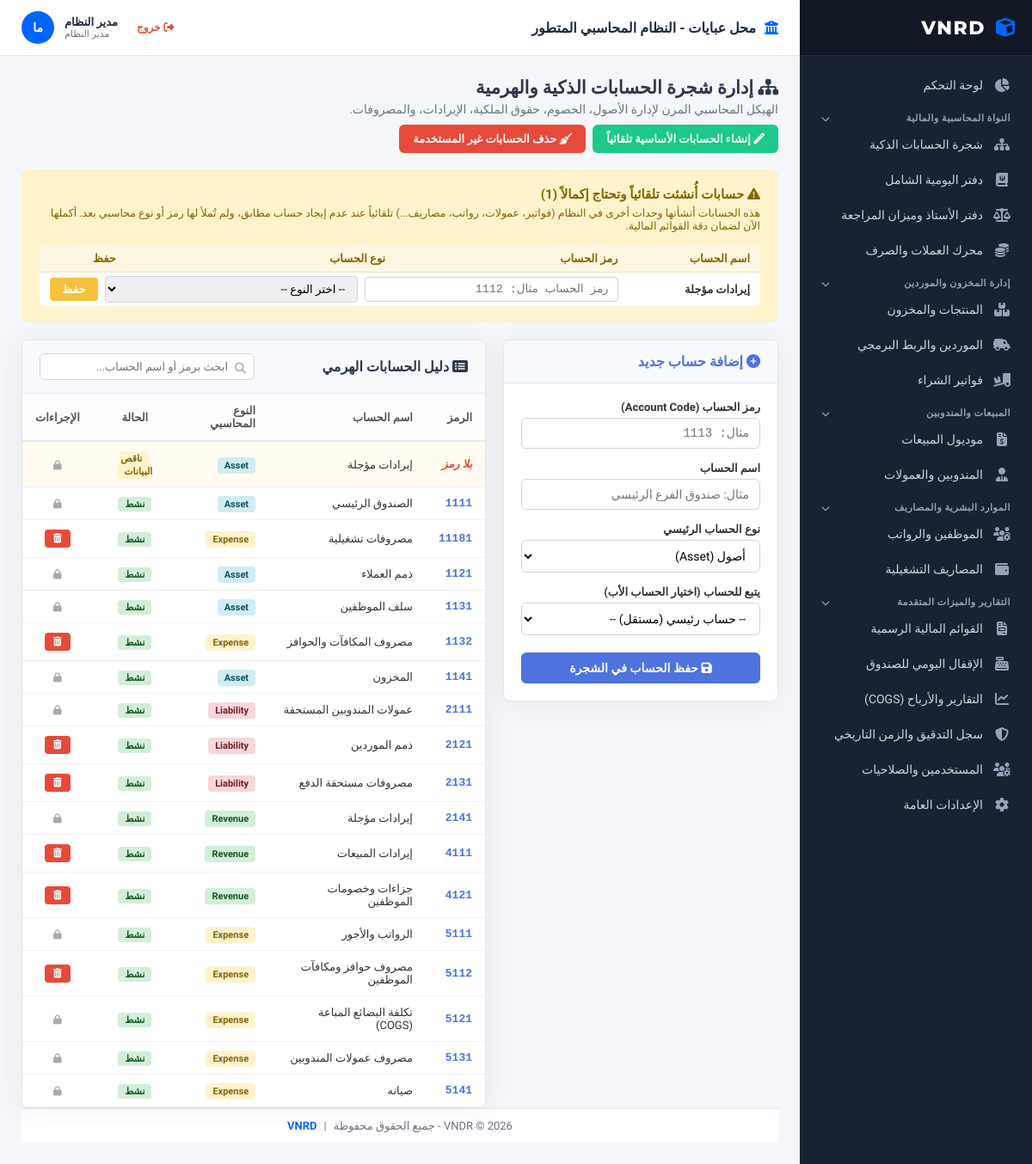
The app's page /accounts.php (signed in) with its own data.
### tables this page shows
CREATE TABLE `accounts` (
  `id` int(11) NOT NULL,
  `account_code` varchar(50) NOT NULL,
  `account_name` varchar(150) NOT NULL,
  `account_type` enum('Asset','Liability','Equity','Revenue','Expense') NOT NULL,
  `parent_id` int(11) DEFAULT NULL,
  `is_active` tinyint(1) DEFAULT 1,
  `created_at` timestamp NOT NULL DEFAULT current_timestamp()
);

### accounts.php (the view, shortened to what this page needs)
<?php
include 'header.php';
$msg = "";
try {
    $all_accounts = $conn->query("SELECT * FROM accounts ORDER BY account_code ASC")->fetchAll(PDO::FETCH_ASSOC);
} catch (PDOException $e) {
    $all_accounts = [];
    $msg .= "<div style='background: #f8d7da; color: #721c24; padding: 12px 15px; border-radius: 6px; margin-bottom: 20px; border: 1px solid #f5c6cb;'><i class='fas fa-exclamation-triangle'></i> تعذّر جلب دليل الحسابات: " . htmlspecialchars($e->getMessage()) . "</div>";
}
$incomplete_accounts = array_filter($all_accounts, function($acc) {
    return empty($acc['account_code']) || empty($acc['account_type']);
});
$usage_counts = [];
try {
    $stmt_usage = $conn->query("SELECT account_id, COUNT(*) AS cnt FROM journal_entries WHERE account_id IS NOT NULL GROUP BY account_id");
    foreach ($stmt_usage->fetchAll(PDO::FETCH_ASSOC) as $row) { $usage_counts[$row['account_id']] = intval($row['cnt']); }
} catch (Exception $e) {  }
$children_counts = [];
?>
<div style="display: flex; justify-content: space-between; align-items: center; margin-bottom: 20px; flex-wrap: wrap; gap: 10px;">
    <div>
        <h2 style="color: #2e384d; margin-bottom: 5px;"><i class="fas fa-sitemap"></i> إدارة شجرة الحسابات الذكية والهرمية</h2>
        <p style="color: #6c757d; margin: 0; font-size: 14px;">الهيكل المحاسبي المرن لإدارة الأصول، الخصوم، حقوق الملكية، الإيرادات، والمصروفات.</p>
    </div>
    <div style="display: flex; gap: 8px;">
        <form method="POST" onsubmit="return confirm('سيتم إنشاء أي حساب أساسي مفقود وإكمال أي حساب ناقص البيانات تلقائياً. متابعة؟');">
            <button type="submit" style="background: #1cc88a; color: white; border: none; padding: 9px 16px; border-radius: 6px; cursor: pointer; font-weight: bold; font-size: 13px;">
                <i class="fas fa-magic"></i> إنشاء الحسابات الأساسية تلقائياً
            </button>
        </form>
        <form method="POST" onsubmit="return confirm('سيتم حذف كل الحسابات غير المستخدمة في أي قيد محاسبي وغير الأب لأي حساب فرعي. هذا الإجراء لا يمكن التراجع عنه. متابعة؟');">
            <button type="submit" style="background: #e74a3b; color: white; border: none; padding: 9px 16px; border-radius: 6px; cursor: pointer; font-weight: bold; font-size: 13px;">
                <i class="fas fa-broom"></i> حذف الحسابات غير المستخدمة
            </button>
        </form>
    </div>
</div>
<?php if (count($incomplete_accounts) > 0): ?>
<div style="background: #fff3cd; border: 1px solid #ffeeba; border-radius: 8px; padding: 18px 20px; margin-bottom: 20px;">
    <h3 style="margin: 0 0 5px 0; color: #856404; font-size: 15px;"><i class="fas fa-exclamation-triangle"></i> حسابات أُنشئت تلقائياً وتحتاج إكمالاً (<?php echo count($incomplete_accounts); ?>)</h3>
    <p style="margin: 0 0 15px 0; color: #856404; font-size: 12.5px;">
        هذه الحسابات أنشأتها وحدات أخرى في النظام (فواتير، عمولات، رواتب، مصاريف...) تلقائياً عند عدم إيجاد حساب مطابق، ولم تُملأ لها رمز أو نوع محاسبي بعد. أكملها الآن لضمان دقة القوائم المالية.
    </p>
    <div style="overflow-x: auto;">
        <table style="width: 100%; border-collapse: collapse; font-size: 13px; text-align: right; background: #fff; border-radius: 6px; overflow: hidden;">
            <thead>
                <tr style="background: #fdf6e3; color: #856404;">
                    <th style="padding: 8px 12px;">اسم الحساب</th>
                    <th style="padding: 8px 12px;">رمز الحساب</th>
                    <th style="padding: 8px 12px;">نوع الحساب</th>
                    <th style="padding: 8px 12px; text-align: center;">حفظ</th>
                </tr>
            </thead>
            <tbody>
                <?php foreach ($incomplete_accounts as $acc): ?>
                    <tr style="border-top: 1px solid #f1e5c0;">
                        <td style="padding: 8px 12px; font-weight: bold;"><?php echo htmlspecialchars($acc['account_name']); ?></td>
                        <td style="padding: 4px 12px;" colspan="3">
                            <form method="POST" style="display: flex; gap: 8px; align-items: center;">
                                <input type="text" name="account_code" required placeholder="رمز الحساب مثال: 1112" style="flex: 1; padding: 6px 10px; border: 1px solid #d1d3e2; border-radius: 4px; font-family: monospace;">
                                <select name="account_type" required style="flex: 1; padding: 6px 10px; border: 1px solid #d1d3e2; border-radius: 4px;">
                                    <option value="">-- اختر النوع --</option>
                                </select>
                                <button type="submit" style="background: #f6c23e; color: white; border: none; padding: 6px 14px; border-radius: 4px; cursor: pointer; font-weight: bold; white-space: nowrap;">حفظ</button>
                            </form>
                        </td>
                    </tr>
                <?php endforeach; ?>
            </tbody>
        </table>
    </div>
</div>
<?php endif; ?>
<div style="display: flex; gap: 20px; flex-wrap: wrap; align-items: flex-start;">
    <div style="background: #fff; border: 1px solid #e3e6f0; border-radius: 8px; overflow: hidden; box-shadow: 0 0.15rem 1.75rem 0 rgba(58, 59, 69, 0.08); flex: 1; min-width: 320px;">
        <div style="background: #f8f9fc; padding: 15px 20px; border-bottom: 1px solid #e3e6f0;">
            <h3 style="margin: 0; color: #4e73df; font-size: 16px;"><i class="fas fa-plus-circle"></i> إضافة حساب جديد</h3>
        </div>
        <div style="padding: 20px;">
            <form method="POST" action="">
                <div style="margin-bottom: 15px;">
                    <label style="display: block; margin-bottom: 5px; font-weight: bold; font-size: 13px; color: #333;">رمز الحساب (Account Code)</label>
                    <input type="text" name="account_code" required style="width: 100%; padding: 9px 12px; border: 1px solid #d1d3e2; border-radius: 6px; font-family: monospace; font-size: 14px;" placeholder="مثال: 1113">
                </div>
                <div style="margin-bottom: 15px;">
                    <label style="display: block; margin-bottom: 5px; font-weight: bold; font-size: 13px; color: #333;">اسم الحساب</label>
                    <input type="text" name="account_name" required style="width: 100%; padding: 9px 12px; border: 1px solid #d1d3e2; border-radius: 6px; font-size: 14px;" placeholder="مثال: صندوق الفرع الرئيسي">
                </div>
                <div style="margin-bottom: 15px;">
                    <label style="display: block; margin-bottom: 5px; font-weight: bold; font-size: 13px; color: #333;">نوع الحساب الرئيسي</label>
                    <select name="account_type" required style="width: 100%; padding: 9px 12px; border: 1px solid #d1d3e2; border-radius: 6px; font-size: 14px; background: #fff;">
                        <option value="Asset">أصول (Asset)</option>
                    </select>
                </div>
                <div style="margin-bottom: 20px;">
                    <label style="display: block; margin-bottom: 5px; font-weight: bold; font-size: 13px; color: #333;">يتبع للحساب (اختيار الحساب الأب)</label>
                    <select name="parent_id" style="width: 100%; padding: 9px 12px; border: 1px solid #d1d3e2; border-radius: 6px; font-size: 14px; background: #fff;">
                        <option value="">-- حساب رئيسي (مستقل) --</option>
                    </select>
                </div>
                <button type="submit" name="add_account" style="width: 100%; background: #4e73df; color: white; border: none; padding: 10px; border-radius: 6px; font-weight: bold; font-size: 14px; cursor: pointer; transition: background 0.2s;">
                    <i class="fas fa-save"></i> حفظ الحساب في الشجرة
                </button>
            </form>
        </div>
    </div>
    <div style="background: #fff; border: 1px solid #e3e6f0; border-radius: 8px; overflow: hidden; box-shadow: 0 0.15rem 1.75rem 0 rgba(58, 59, 69, 0.08); flex: 2; min-width: 450px;">
        <div style="background: #f8f9fc; padding: 15px 20px; border-bottom: 1px solid #e3e6f0; display: flex; justify-content: space-between; align-items: center; flex-wrap: wrap; gap: 10px;">
            <h3 style="margin: 0; color: #2e384d; font-size: 16px;"><i class="fas fa-list-alt"></i> دليل الحسابات الهرمي</h3>
            <div style="position: relative; width: 250px;">
                <span style="position: absolute; right: 10px; top: 10px; color: #aaa; font-size: 13px;"><i class="fas fa-search"></i></span>
                <input type="text" id="accountSearch" placeholder="ابحث برمز أو اسم الحساب..." onkeyup="filterAccounts()" style="width: 100%; padding: 7px 30px 7px 10px; border: 1px solid #d1d3e2; border-radius: 6px; font-size: 13px; outline: none;">
            </div>
        </div>
        <div style="overflow-x: auto;">
            <table id="accountsTable" style="width: 100%; border-collapse: collapse; font-size: 13px; text-align: right;">
                <thead>
                    <tr style="background: #fdfdfe; color: #555; border-bottom: 2px solid #e3e6f0;">
                        <th style="padding: 12px 15px;">الرمز</th>
                        <th style="padding: 12px 15px;">اسم الحساب</th>
                        <th style="padding: 12px 15px;">النوع المحاسبي</th>
                        <th style="padding: 12px 15px; text-align: center;">الحالة</th>
                        <th style="padding: 12px 15px; text-align: center;">الإجراءات</th>
                    </tr>
                </thead>
                <tbody>
                    <?php if (count($all_accounts) > 0): ?>
                        <?php foreach ($all_accounts as $acc):
                            $type_bg = "#eef1f6";
                            $type_color = "#333";
                            switch($acc['account_type']) {
                                case 'Asset':
                                    $type_bg = '#d1ecf1'; $type_color = '#0c5460'; break;
                                case 'Liability':
                                    $type_bg = '#f8d7da'; $type_color = '#721c24'; break;
                                case 'Revenue':
                                    $type_bg = '#d4edda'; $type_color = '#155724'; break;
                                case 'Expense':
                                    $type_bg = '#fff3cd'; $type_color = '#856404'; break;
                            }
                            $is_incomplete = empty($acc['account_code']) || empty($acc['account_type']);
                            $in_use = ($usage_counts[$acc['id']] ?? 0) > 0;
                            $has_children = ($children_counts[$acc['id']] ?? 0) > 0;
                            $can_delete = !$in_use && !$has_children;
                        ?>
                            <tr style="border-bottom: 1px solid #f1f1f1; transition: background 0.1s; <?php echo $is_incomplete ? 'background: #fffbf0;' : ''; ?>" onmouseover="this.style.background='#fcfcfc'" onmouseout="this.style.background='<?php echo $is_incomplete ? '#fffbf0' : 'transparent'; ?>'">
                                <td style="padding: 11px 15px; font-weight: bold; font-family: monospace; color: #4e73df;"><?php echo $acc['account_code'] ? htmlspecialchars($acc['account_code']) : '<span style="color:#e74a3b; font-style: italic;">بلا رمز</span>'; ?></td>
                                <td style="padding: 11px 15px; padding-right: <?php echo $acc['parent_id'] ? '30px' : '15px'; ?>; color: #333;">
                                    <?php echo ($acc['parent_id'] ? '<span style="color: #adb5bd; margin-left: 5px;">└─</span> ' : '') . htmlspecialchars($acc['account_name']); ?>
                                </td>
                                <td style="padding: 11px 15px;">
                                    <?php if ($acc['account_type']): ?>
                                        <span style="background: <?php echo $type_bg; ?>; color: <?php echo $type_color; ?>; padding: 3px 8px; border-radius: 4px; font-size: 11px; font-weight: bold;">
                                            <?php echo htmlspecialchars($acc['account_type']); ?>
                                        </span>
                                    <?php else: ?>
                                        <span style="color: #e74a3b; font-size: 11px; font-style: italic;">بلا نوع</span>
                                    <?php endif; ?>
                                </td>
                                <td style="padding: 11px 15px; text-align: center;">
                                    <?php if ($is_incomplete): ?>
                                        <span style="background: #fff3cd; color: #856404; padding: 2px 8px; border-radius: 4px; font-size: 11px; font-weight: bold;">ناقص البيانات</span>
                                    <?php else: ?>
                                        <span style="background: #d4edda; color: #155724; padding: 2px 8px; border-radius: 4px; font-size: 11px; font-weight: bold;">نشط</span>
                                    <?php endif; ?>
                                </td>
                                <td style="padding: 11px 15px; text-align: center;">
                                    <?php if ($can_delete): ?>
                                        <form method="POST" class="delete-account-form" data-name="<?php echo htmlspecialchars($acc['account_name'], ENT_QUOTES); ?>" style="display: inline;">
                                            <button type="submit" style="background: #e74a3b; color: white; border: none; padding: 4px 10px; border-radius: 4px; cursor: pointer; font-size: 11px;" title="حذف — غير مستخدم في أي قيد">
                                                <i class="fas fa-trash-alt"></i>
                                            </button>
                                        </form>
                                    <?php else: ?>
                                        <span style="color: #aaa; font-size: 11px;" title="<?php echo $in_use ? 'مستخدَم في قيود محاسبية' : 'حساب أب لحسابات فرعية'; ?>">
                                            <i class="fas fa-lock"></i>
                                        </span>
                                    <?php endif; ?>
                                </td>
                            </tr>
                        <?php endforeach; ?>
                    <?php else: ?>
                        <tr>
                            <td colspan="5" style="padding: 25px; text-align: center; color: #777;">لا توجد حسابات مضافة في الدليل حتى الآن.</td>
                        </tr>
                    <?php endif; ?>
                </tbody>
            </table>
        </div>
    </div>
</div>
<?php include 'footer.php'; ?>

### header.php (style rules this page uses)
:root { --zoho-sidebar-bg: #192231; --zoho-sidebar-hover: #26354a; --zoho-primary: #0065ff; --zoho-accent: #00c48c; --zoho-bg: #f4f6f9; --zoho-card-bg: #ffffff; --zoho-text-main: #333333; --zoho-text-muted: #6b7280; --zoho-border: #e2e8f0; --zoho-radius: 8px; }
* { box-sizing: border-box; margin: 0; padding: 0; font-family: 'Tajawal', sans-serif; }
body { background-color: var(--zoho-bg); color: var(--zoho-text-main); display: flex; height: 100vh; overflow: hidden; font-size: 14px; }

### records on screen
accounts: account_name "إيرادات مؤجلة", account_code "بلا رمز", account_type "Asset"
accounts: account_code "1111", account_name "الصندوق الرئيسي", account_type "Asset", shows "نشط"
accounts: account_code "11181", account_name "مصروفات تشغيلية", account_type "Expense", shows "نشط"
accounts: account_code "1121", account_name "ذمم العملاء", account_type "Asset", shows "نشط"
accounts: account_code "1131", account_name "سلف الموظفين", account_type "Asset", shows "نشط"
accounts: account_code "1132", account_name "مصروف المكافآت والحوافز", account_type "Expense", shows "نشط"
accounts: account_code "1141", account_name "المخزون", account_type "Asset", shows "نشط"
accounts: account_code "2111", account_name "عمولات المندوبين المستحقة", account_type "Liability", shows "نشط"
accounts: account_code "2121", account_name "ذمم الموردين", account_type "Liability", shows "نشط"
accounts: account_code "2131", account_name "مصروفات مستحقة الدفع", account_type "Liability", shows "نشط"
accounts: account_code "2141", account_name "إيرادات مؤجلة", account_type "Revenue", shows "نشط"
accounts: account_code "4111", account_name "إيرادات المبيعات", account_type "Revenue", shows "نشط"
accounts: account_code "4121", account_name "جزاءات وخصومات الموظفين", account_type "Revenue", shows "نشط"
accounts: account_code "5111", account_name "الرواتب والأجور", account_type "Expense", shows "نشط"
accounts: account_code "5112", account_name "مصروف حوافز ومكافآت الموظفين", account_type "Expense", shows "نشط"
accounts: account_code "5121", account_name "تكلفة البضائع المباعة (COGS)", account_type "Expense", shows "نشط"
accounts: account_code "5131", account_name "مصروف عمولات المندوبين", account_type "Expense", shows "نشط"
accounts: account_code "5141", account_name "صيانه", account_type "Expense", shows "نشط"

### other values on screen
$company_name "محل عبايات"
$logged_in_full_name "مدير النظام"
$logged_in_role_label "مدير النظام"
$avatar_initials ?: '؟' "ما"
count($incomplete_accounts) "1"
